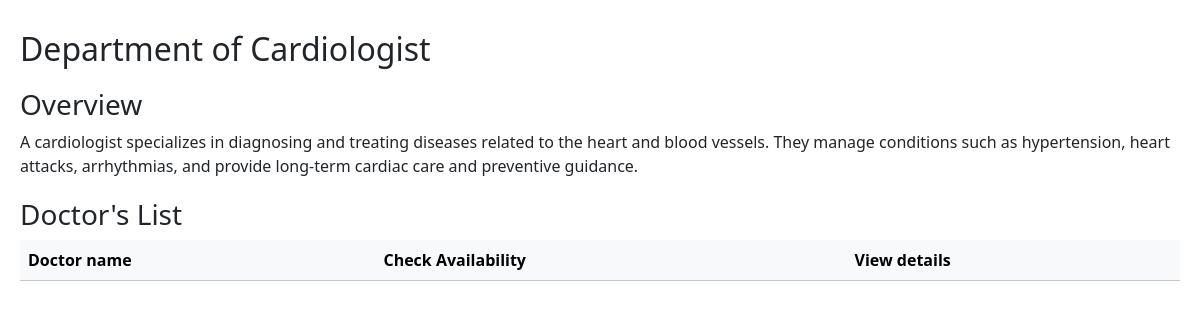
The page /dept/1 on the database its author committed.
### app.py (models this page shows)
class Unique_Department(db.Model):
    __tablename__ = 'unique_department'
    unique_id = db.Column(db.Integer, primary_key = True)
    unique_dept = db.Column(db.String(50), unique = True)
    dept_overview = db.relationship(
        'Dept_Overview',
        backref='unique_department',
        uselist=False
    )

class Dept_Overview(db.Model):
    __tablename__ = 'dept_overview'
    dept_overview_id = db.Column(db.Integer, primary_key = True)
    unique_dept_id = db.Column(
        db.Integer,
        db.ForeignKey('unique_department.unique_id'),
        unique=True
    )
    unique_dept_description = db.Column(db.String(300))

### app.py (the view)
@app.route('/dept/<int:unique_dept_id>')
def dept_overview(unique_dept_id):
    department = Unique_Department.query.get_or_404(unique_dept_id)
    overview = department.dept_overview.unique_dept_description if department.dept_overview else "No overview available"
    doctors = Doctor.query.filter_by(doc_special=department.unique_dept).all()
    return render_template(
        'dept_overview.html',
        department=department,
        overview=overview,
        doctors=doctors
    )

### templates/dept_overview.html (shortened to what this page needs)
<!DOCTYPE html>
<html lang="en">
<head>
    <link href="https://cdn.jsdelivr.net/npm/bootstrap@5.3.8/dist/css/bootstrap.min.css" rel="stylesheet">
    <link rel="stylesheet" href="../static/dept_over.css">
</head>
<body>
    <div id="main">
        <div id="content">
            <h2 class="heading">Department of {{department.unique_dept}}</h2>
            <div class="overview">
                <h3>Overview</h3>
                <p>{{ overview }}</p>
            </div>
            <div class="table-main">
                <h3>Doctor's List</h3>
                <table class="table">
                    <thead class="table-light">
                        <tr>
                            <th>Doctor name</th>
                            <th>Check Availability</th>
                            <th>View details</th>
                        </tr>
                    </thead>
                </table>
            </div>
        </div>
    </div>
</body>
</html>

### static/dept_over.css (style rules this page uses)
#main { margin: 0; }
.heading { margin: 20px 0px; }
.overview { margin: 20px 0px; }
.table-main { margin: 20px 0px; }
#content { margin: 30px 20px; }

### rows shown on the page
Unique_Department: unique_dept "Cardiologist"
Dept_Overview: unique_dept_description "A cardiologist specializes in diagnosing and treating diseases related to the heart and blood vessels. They manage conditions such as hypertension, heart attacks, arrhythmias, and provide long-term cardiac care and preventive guidance."
